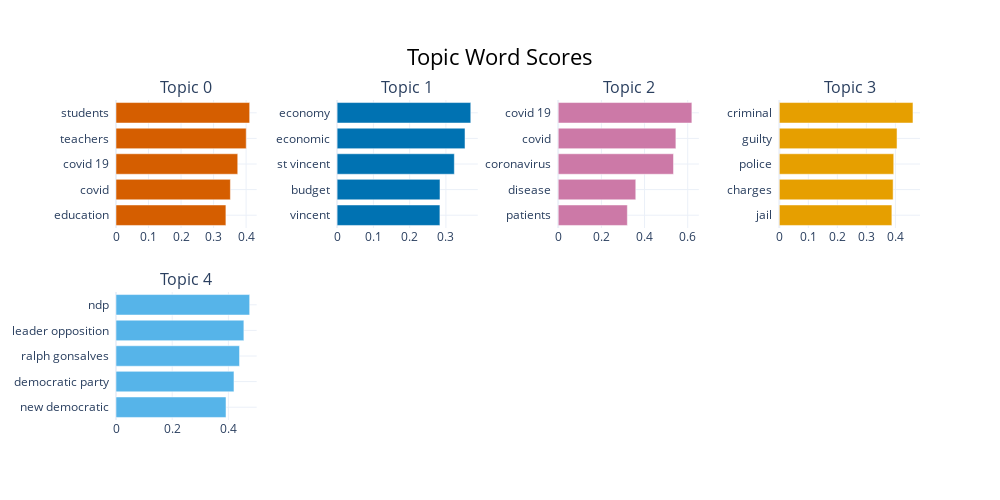

Here is the notebook cell this chart was saved with:
### Markdown cell above
### Topic model visual evaluation

### Code cell
topic_model.visualize_barchart()

### Figure 1 — Plotly figure (JSON) as saved in the notebook; plotly's stock layout.template omitted (floating-point values rounded to 4 significant figures)
{"data": [{"marker": {"color": "#D55E00"}, "orientation": "h", "type": "bar", "x": [0.3379, 0.3517, 0.3742, 0.4004, 0.4109], "xaxis": "x", "y": ["education  ", "covid  ", "covid 19  ", "teachers  ", "students  "], "yaxis": "y"}, {"marker": {"color": "#0072B2"}, "orientation": "h", "type": "bar", "x": [0.2834, 0.2836, 0.3232, 0.3526, 0.3685], "xaxis": "x2", "y": ["vincent  ", "budget  ", "st vincent  ", "economic  ", "economy  "], "yaxis": "y2"}, {"marker": {"color": "#CC79A7"}, "orientation": "h", "type": "bar", "x": [0.3203, 0.3593, 0.5341, 0.5451, 0.6192], "xaxis": "x3", "y": ["patients  ", "disease  ", "coronavirus  ", "covid  ", "covid 19  "], "yaxis": "y3"}, {"marker": {"color": "#E69F00"}, "orientation": "h", "type": "bar", "x": [0.3878, 0.3922, 0.3942, 0.4056, 0.4605], "xaxis": "x4", "y": ["jail  ", "charges  ", "police  ", "guilty  ", "criminal  "], "yaxis": "y4"}, {"marker": {"color": "#56B4E9"}, "orientation": "h", "type": "bar", "x": [0.3915, 0.4199, 0.4396, 0.4551, 0.4757], "xaxis": "x5", "y": ["new democratic  ", "democratic party  ", "ralph gonsalves  ", "leader opposition  ", "ndp  "], "yaxis": "y5"}], "layout": {"annotations": [{"font": {"size": 16}, "showarrow": false, "text": "Topic 0", "x": 0.0875, "xanchor": "center", "xref": "paper", "y": 1, "yanchor": "bottom", "yref": "paper"}, {"font": {"size": 16}, "showarrow": false, "text": "Topic 1", "x": 0.3625, "xanchor": "center", "xref": "paper", "y": 1, "yanchor": "bottom", "yref": "paper"}, {"font": {"size": 16}, "showarrow": false, "text": "Topic 2", "x": 0.6375, "xanchor": "center", "xref": "paper", "y": 1, "yanchor": "bottom", "yref": "paper"}, {"font": {"size": 16}, "showarrow": false, "text": "Topic 3", "x": 0.9125, "xanchor": "center", "xref": "paper", "y": 1, "yanchor": "bottom", "yref": "paper"}, {"font": {"size": 16}, "showarrow": false, "text": "Topic 4", "x": 0.0875, "xanchor": "center", "xref": "paper", "y": 0.4, "yanchor": "bottom", "yref": "paper"}], "height": 500, "hoverlabel": {"bgcolor": "white", "font": {"family": "Rockwell", "size": 16}}, "showlegend": false, "title": {"font": {"color": "Black", "size": 22}, "text": "Topic Word Scores", "x": 0.5, "xanchor": "center", "yanchor": "top"}, "width": 1000, "xaxis": {"anchor": "y", "domain": [0, 0.175], "showgrid": true}, "xaxis2": {"anchor": "y2", "domain": [0.275, 0.45], "showgrid": true}, "xaxis3": {"anchor": "y3", "domain": [0.55, 0.725], "showgrid": true}, "xaxis4": {"anchor": "y4", "domain": [0.825, 1], "showgrid": true}, "xaxis5": {"anchor": "y5", "domain": [0, 0.175], "showgrid": true}, "xaxis6": {"anchor": "y6", "domain": [0.275, 0.45], "showgrid": true}, "xaxis7": {"anchor": "y7", "domain": [0.55, 0.725], "showgrid": true}, "xaxis8": {"anchor": "y8", "domain": [0.825, 1], "showgrid": true}, "yaxis": {"anchor": "x", "domain": [0.6, 1], "showgrid": true}, "yaxis2": {"anchor": "x2", "domain": [0.6, 1], "showgrid": true}, "yaxis3": {"anchor": "x3", "domain": [0.6, 1], "showgrid": true}, "yaxis4": {"anchor": "x4", "domain": [0.6, 1], "showgrid": true}, "yaxis5": {"anchor": "x5", "domain": [0, 0.4], "showgrid": true}, "yaxis6": {"anchor": "x6", "domain": [0, 0.4], "showgrid": true}, "yaxis7": {"anchor": "x7", "domain": [0, 0.4], "showgrid": true}, "yaxis8": {"anchor": "x8", "domain": [0, 0.4], "showgrid": true}}}
